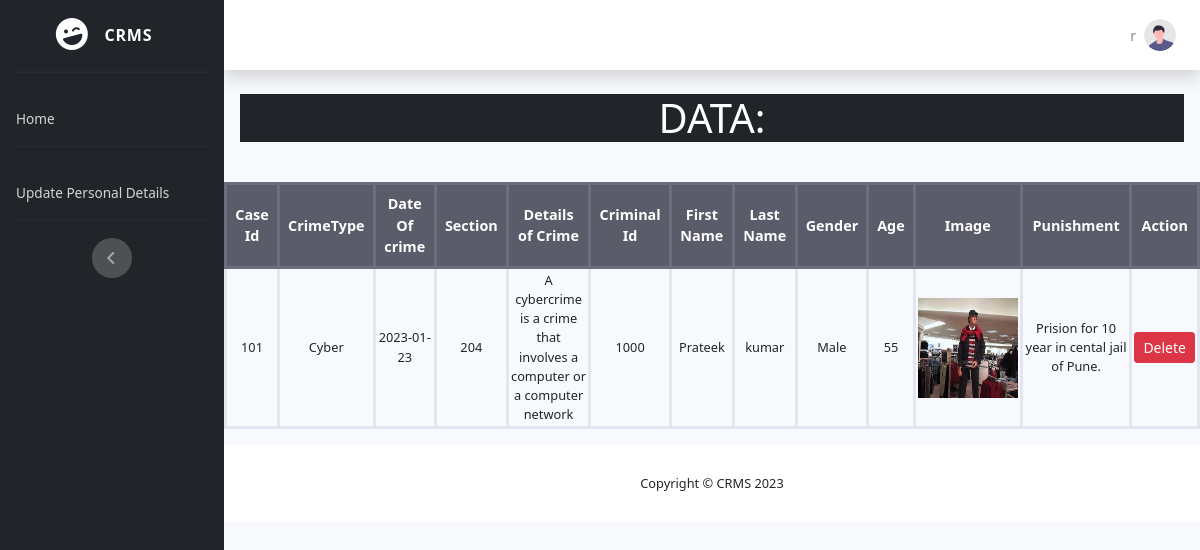
Before: /admin/showallparticular.php?id=1 (signed in) with the older database file.
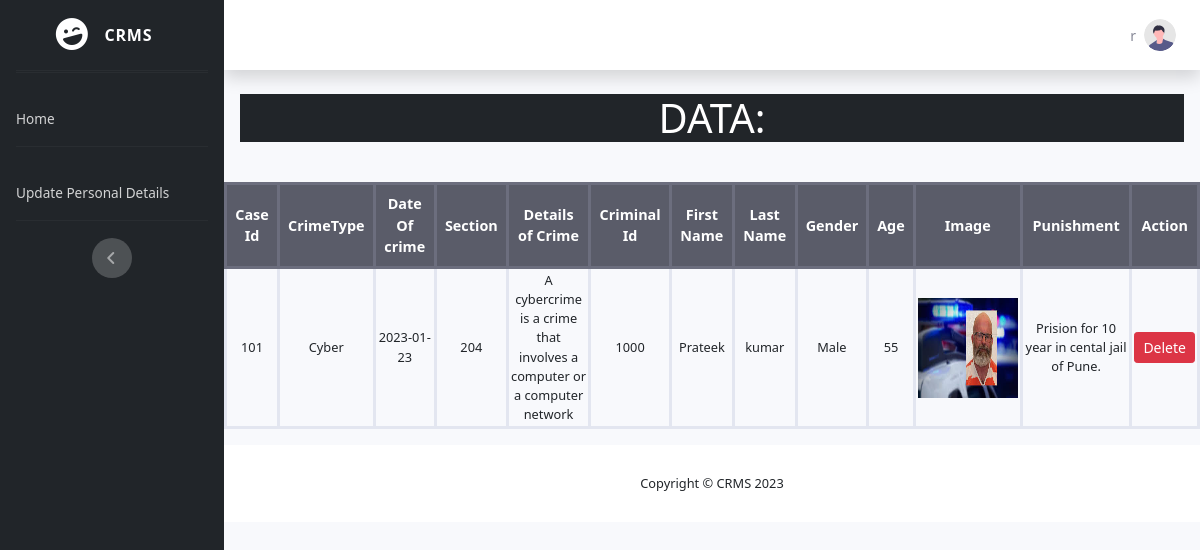
After: the same page with the newer database file.
### tables this page shows
CREATE TABLE `fir` (
  `firid` int(11) NOT NULL,
  `firtype` varchar(100) NOT NULL,
  `firdate` date NOT NULL,
  `location` varchar(100) NOT NULL,
  `firdesc` varchar(400) NOT NULL,
  `state` int(10) NOT NULL,
  `approve` int(11) NOT NULL DEFAULT 0,
  `firuserid` int(11) NOT NULL
);

CREATE TABLE `criminal` (
  `criminalid` bigint(11) NOT NULL,
  `caseid` int(100) NOT NULL,
  `fname` varchar(100) NOT NULL,
  `lname` varchar(100) NOT NULL,
  `gender` varchar(50) NOT NULL,
  `age` int(11) NOT NULL,
  `image` varchar(400) NOT NULL
);

CREATE TABLE `crime` (
  `caseid` int(11) NOT NULL,
  `firid` int(11) NOT NULL,
  `crimetype` varchar(200) NOT NULL,
  `dateofcrime` date NOT NULL,
  `section` int(100) NOT NULL,
  `description` longtext NOT NULL
);

CREATE TABLE `punishment` (
  `punishmentid` int(11) NOT NULL,
  `criminalid` bigint(100) NOT NULL,
  `firid` int(11) NOT NULL,
  `crimetype` varchar(100) NOT NULL,
  `section` int(11) NOT NULL,
  `punishment` varchar(200) NOT NULL,
  `status` int(10) DEFAULT 0
);

### admin/showallparticular.php (the view, shortened to what this page needs)
<?php
include('navbar.php');
include("../main/connect.php");
?>
<h1 class="text-center text-white bg-dark m-3">DATA:</h1>
    <br>
    <table class="table table-bordered  text-center">
  <thead class="thead-dark">
    <tr>
    <th scope="col">Case Id</th>
      <th scope="col">CrimeType</th>
      <th scope="col">Date Of crime</th>
      <th scope="col">Section</th>
      <th scope="col">Details of Crime</th>
      <th scope="col">Criminal Id</th>
      <th scope="col">First Name</th>
      <th scope="col">Last Name</th>
      <th scope="col">Gender</th>
      <th scope="col">Age</th>
      <th scope="col">Image</th>
      <th scope="col">Punishment</th>
      <th scope="col">Action</th>
    </tr>
  </thead>
  <tbody class="text-center">
                <?php
                $id=$_GET['id'];
                $sql="select f.firid,c.caseid,c.crimetype,c.dateofcrime,c.section,c.description,cc.criminalid,cc.fname,cc.lname,cc.gender,cc.age,cc.image,p.punishment from fir f,crime c,criminal cc,punishment p where f.firid=c.firid and c.caseid=cc.caseid and cc.criminalid=p.criminalid and f.firid=$id";
                $querydisplay=mysqli_query($con,$sql);
                while($result=mysqli_fetch_array($querydisplay)){
                    ?>
                    <tr>
                        <td><?php echo $result['caseid'];?></td>
                        <td><?php echo $result['crimetype'];?></td>
                        <td><?php echo $result['dateofcrime'];?></td>
                        <td><?php echo $result['section'];?></td>
                        <td><?php echo $result['description'];?></td>
                        <td><?php echo $result['criminalid'];?></td>
                        <td><?php echo $result['fname'];?></td>
                        <td><?php echo $result['lname'];?></td>
                        <td><?php echo $result['gender'];?></td>
                        <td><?php echo $result['age'];?></td>
                        <td><img src="<?php echo $result['image'];?>"height="100px" width="100px"></td>
                        <td><?php echo $result['punishment'];?></td>
                        <td>
                        <form action="#"method="POST" onsubmit="return confirm('Are you sure you want to Delete?')">
                                         <input type="submit" name="deleteall" value="Delete" class="btn btn-sm btn-danger">
                                       </form> </td>
                    </tr>
                <?php
                }
  ?>
  </tbody>
            </table>
<?php
 include('footer.php');
 ?>

Changed rows visible on the page:
changed through a linked row, fir "Cyber": criminal.image: a different picture
